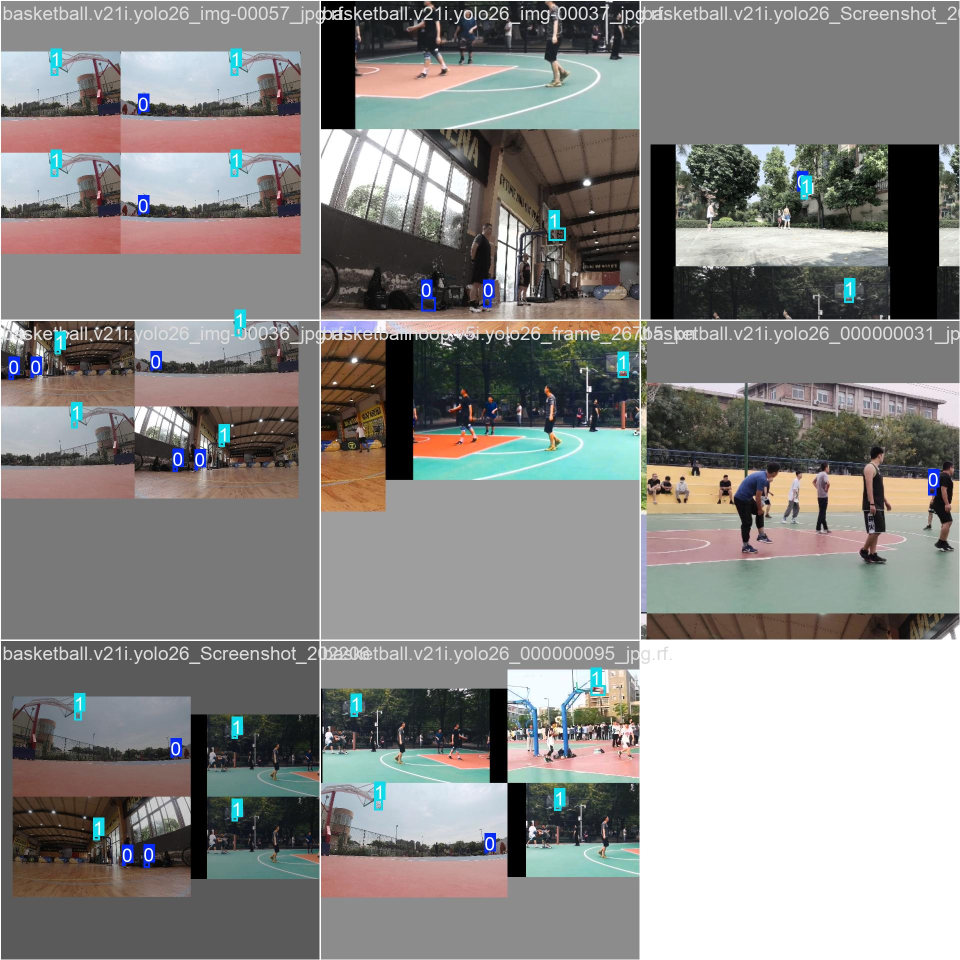
#> input picture models/BR2/train_batch0.jpg, 1920 x 1920 px (shown at 1/2 size)
$ python -i video_preprocessor.py   (imports and definitions only)
#> lines starting #> are read from the running program, lines starting #| are printed output that depends on the picture
#> further down, picture is the input picture: shape (1920, 1920, 3); mean B, G, R 133.4, 135.4, 136.8
"""
视频预处理模块 - 篮球进球检测专用
针对进球检测场景优化，提高检测稳定性
"""

import cv2
import numpy as np


class VideoPreprocessor:
    """视频帧预处理器 - 进球检测专用"""

    def __init__(self, config=None):
        """
        初始化预处理器

        Args:
            config: 配置字典，可选
        """
        # 默认配置
        self.normalize_brightness = True
        self.brightness_target = 128
        self.brightness_strength = 0.3
        self.target_size = 640  # letterbox目标尺寸
        self.use_letterbox = False  # 是否使用letterbox（YOLO内部会做，这里可选）

        # 从配置加载
        if config and 'preprocessing' in config:
            prep_config = config['preprocessing']
            self.normalize_brightness = prep_config.get('normalize_brightness', True)
            self.brightness_target = prep_config.get('brightness_target', 128)
            self.brightness_strength = prep_config.get('brightness_strength', 0.3)
            self.target_size = prep_config.get('target_size', 640)
            self.use_letterbox = prep_config.get('use_letterbox', False)

        # letterbox变换信息（用于坐标还原）
        self.scale = 1.0
        self.pad = (0, 0)

    def process_frame(self, frame):
        """
        处理单帧

        Args:
            frame: 输入帧

        Returns:
            处理后的帧
        """
        # 亮度归一化
        if self.normalize_brightness:
            frame = self._light_normalize(frame)

        # letterbox缩放（保持宽高比）
        if self.use_letterbox:
            frame = self._letterbox(frame)

        return frame

    # [57 lines left out: functions _letterbox, restore_bbox, not called in this run]

    def _light_normalize(self, frame):
        """轻度亮度归一化，减少帧间亮度差异"""
        lab = cv2.cvtColor(frame, cv2.COLOR_BGR2LAB)
#> lab: shape (1920, 1920, 3); mean of channels 0, 1, 2 141.6, 128.8, 129.7
        l, a, b = cv2.split(lab)
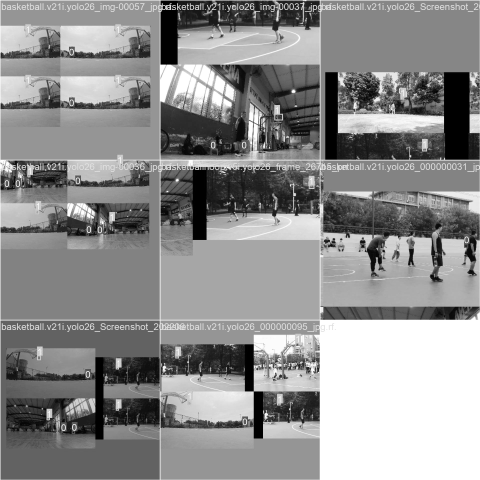
#> l: shape (1920, 1920) (shown at 1/4 size); min 0, max 255, mean 141.6
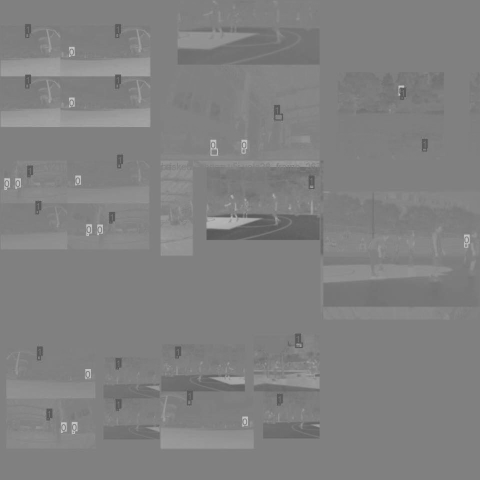
#> a: shape (1920, 1920) (shown at 1/4 size); min 76, max 205, mean 128.8
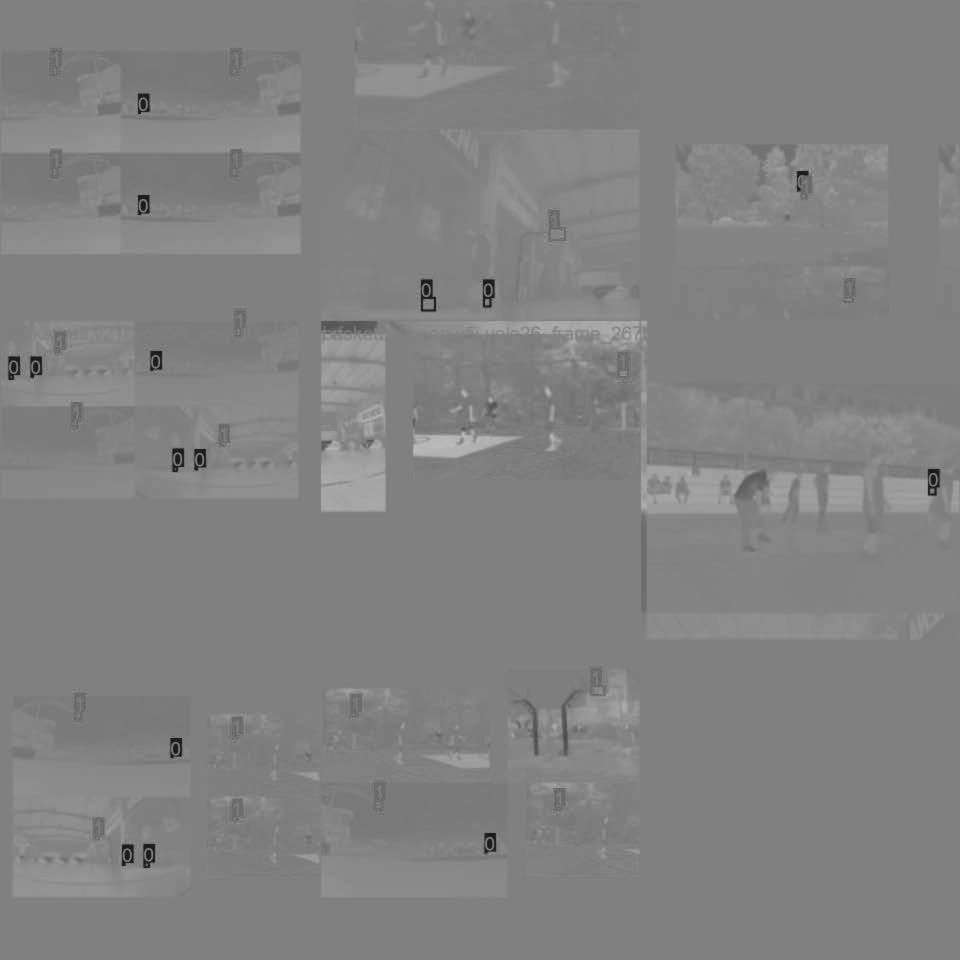
#> b: shape (1920, 1920) (shown at 1/2 size); min 22, max 189, mean 129.7

        current_brightness = np.mean(l)
#> current_brightness = 141.6
        diff = self.brightness_target - current_brightness
#> diff = -13.56
        adjustment = diff * self.brightness_strength
#> adjustment = -4.07

        l = np.clip(l.astype(np.float32) + adjustment, 0, 255).astype(np.uint8)
        lab = cv2.merge([l, a, b])
#> lab: shape (1920, 1920, 3); mean of channels 0, 1, 2 136.7, 128.8, 129.7
        return cv2.cvtColor(lab, cv2.COLOR_LAB2BGR)


class DetectionSmoother:
    """
    检测结果平滑器（简单版本，默认禁用）
    """

    # [7 lines left out: function __init__, not called in this run]

    def update(self, ball_detections):
        """直接返回原始检测结果（不做平滑）"""
        return ball_detections

    # [6 lines left out: function reset, not called in this run]

>>> import cv2
>>> picture = cv2.imread('../../models/BR2/train_batch0.jpg')
>>> result = VideoPreprocessor().process_frame(picture)

$ run again, on models/BR2/train_batch1.jpg
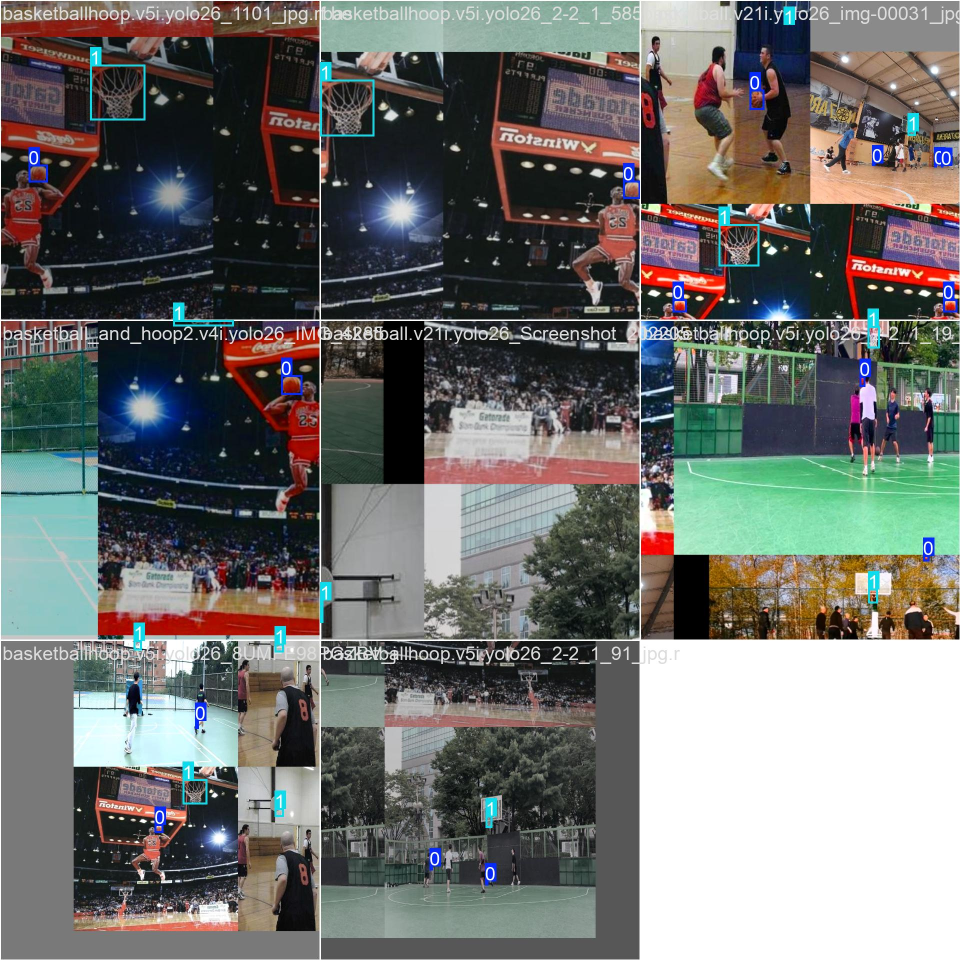
#> input picture models/BR2/train_batch1.jpg, 1920 x 1920 px (shown at 1/2 size)
#> picture is the input picture: shape (1920, 1920, 3); mean B, G, R 108.6, 111.3, 110.7
#> in _light_normalize, `l, a, b = cv2.split(lab)`:
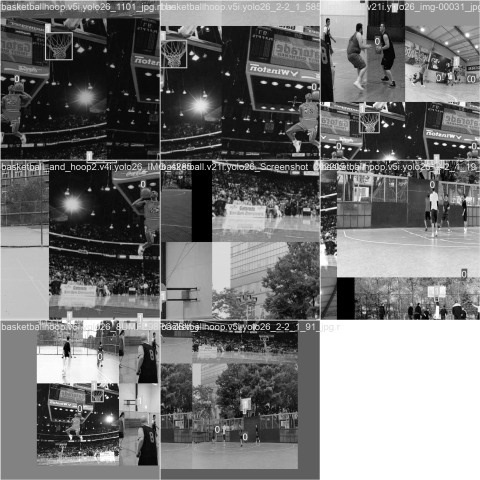
#> l: shape (1920, 1920) (shown at 1/4 size); min 0, max 255, mean 116.1
#> in _light_normalize, `l, a, b = cv2.split(lab)`:
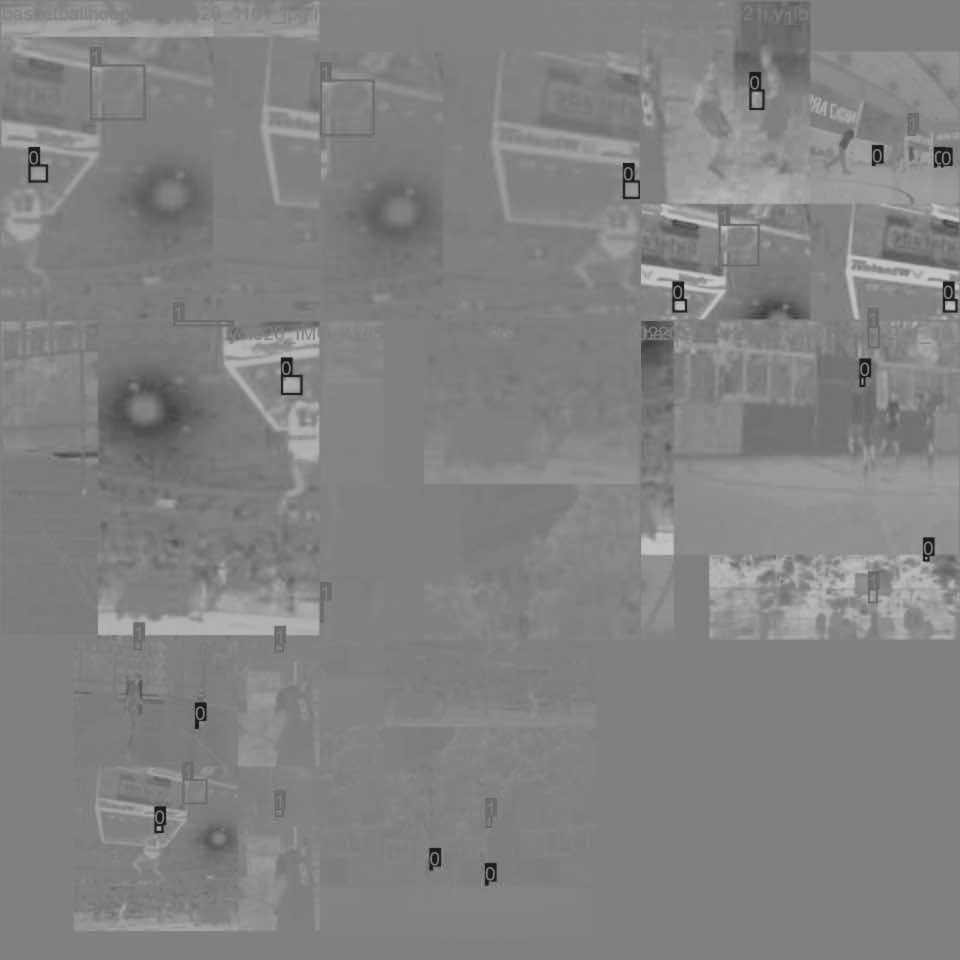
#> b: shape (1920, 1920) (shown at 1/2 size); min 22, max 196, mean 130.1
#> current_brightness = 116.1
#> diff = 11.94
#> adjustment = 3.58

$ run again, on models/BR2/train_batch2.jpg
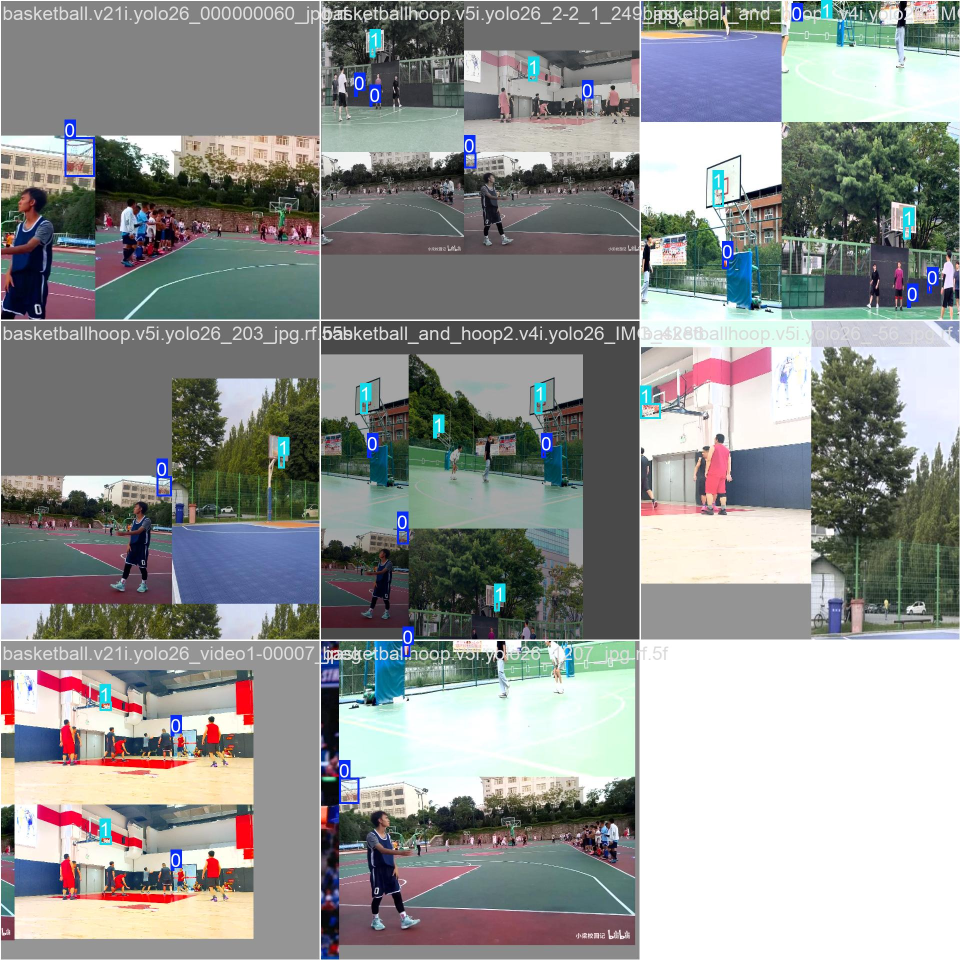
#> input picture models/BR2/train_batch2.jpg, 1920 x 1920 px (shown at 1/2 size)
#> picture is the input picture: shape (1920, 1920, 3); mean B, G, R 146.3, 147.7, 145.3
#> in _light_normalize, `l, a, b = cv2.split(lab)`:
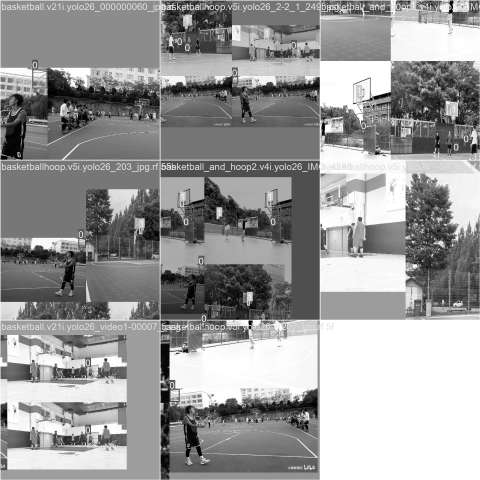
#> l: shape (1920, 1920) (shown at 1/4 size); min 0, max 255, mean 153.2
#> in _light_normalize, `l, a, b = cv2.split(lab)`:
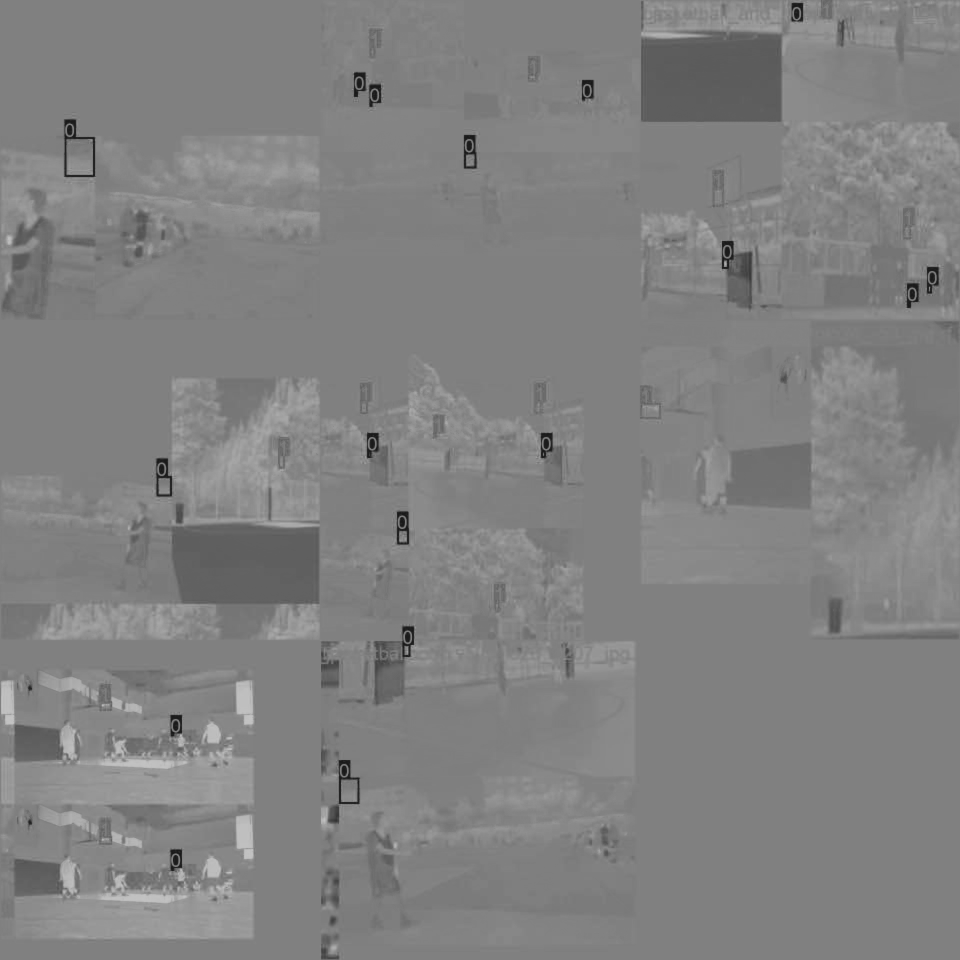
#> b: shape (1920, 1920) (shown at 1/2 size); min 22, max 196, mean 129.1
#> current_brightness = 153.2
#> diff = -25.2
#> adjustment = -7.56
